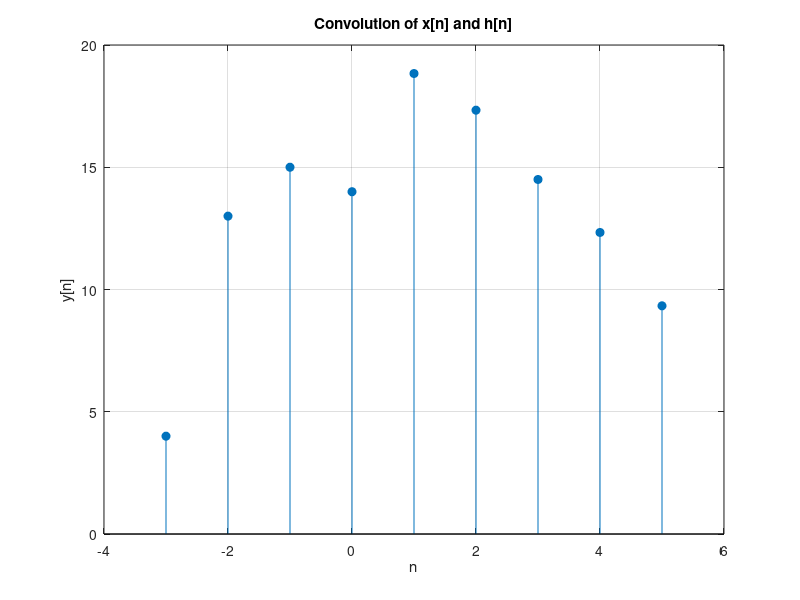

MATLAB code for this plot: (Note: this script raises an error after producing the figure.)
clc;
clear;
close all;

nx = -2:2;   
nh = -1:3;  

x = nx.^2;   

h = 1 ./ (nh + (nh == 0)) + 2;  

y = conv(x, h);  
ny = (nx(1) + nh(1)):(nx(end) + nh(end));  

stem(ny, y, 'filled'); 
xlabel('n');
ylabel('y[n]');
title('Convolution of x[n] and h[n]');
grid on;
















Task6
n = -2:2 
x = n.^2 
n2 = -1:3; 
y = 1./n2+2; 
[y,n] = convm(x,n,y,n2)

clc; clear; close all;

n1 = -2:2;
x = n1.^2;

n2 = -1:3;
h = 1./n2 + 2;

[y, n] = convm(x, n1, h, n2);

delta = (n1 == 0);
[h_imp, n_h] = convm(delta, n1, h, n2);

[y_verify, n_verify] = convm(x, n1, h_imp, n_h);

subplot(3,1,1);
stem(n, y, 'r', 'filled'); 
title('System Response y(n)');
xlabel('n'); ylabel('y(n)');

subplot(3,1,2);
stem(n_h, h_imp, 'b', 'filled'); 
title('Impulse Response h(n)');
xlabel('n'); ylabel('h(n)');

subplot(3,1,3);
stem(n_verify, y_verify, 'g', 'filled'); 
title('Verification: x(n) * h(n)');
xlabel('n'); ylabel('y_{verified}(n)');
